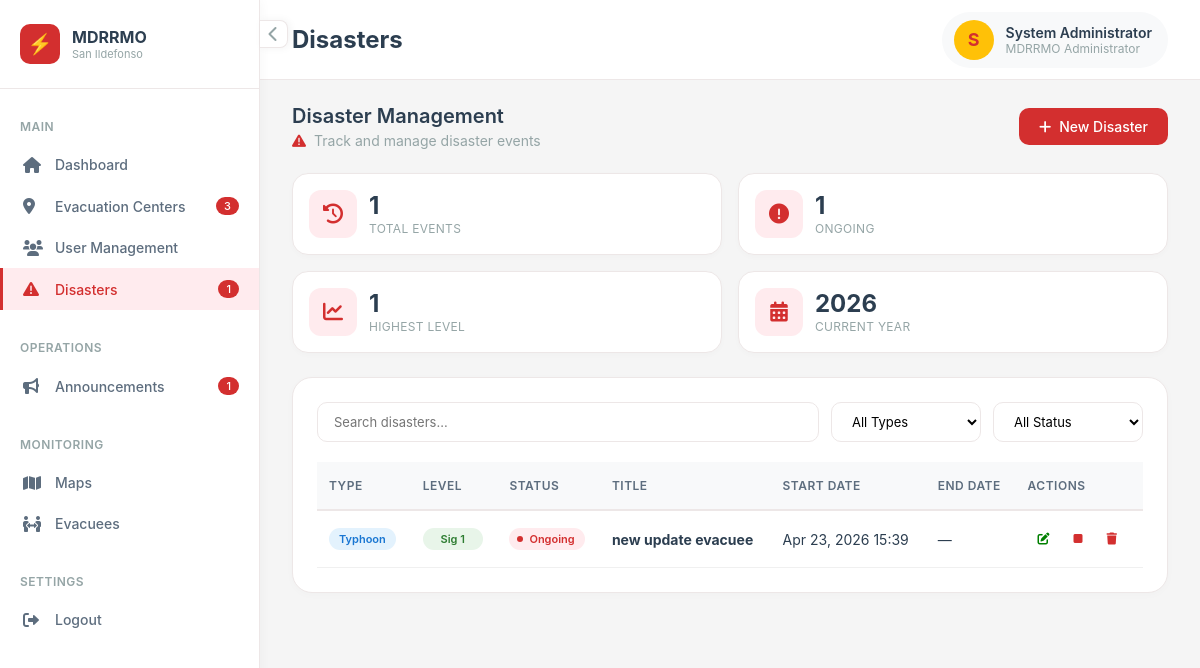
Page /admin/disasters.php (signed in) on the committed database.
### tables this page shows
CREATE TABLE `users` (
  `id` int(10) UNSIGNED NOT NULL,
  `first_name` varchar(80) NOT NULL DEFAULT '',
  `last_name` varchar(80) NOT NULL DEFAULT '',
  `middle_name` varchar(80) DEFAULT NULL,
  `suffix` varchar(20) DEFAULT NULL,
  `full_name` varchar(255) GENERATED ALWAYS AS (trim(concat_ws(' ',`first_name`,coalesce(nullif(`middle_name`,''),NULL),`last_name`,coalesce(nullif(`suffix`,''),NULL)))) VIRTUAL,
  `email` varchar(150) NOT NULL,
  `contact_number` varchar(20) DEFAULT NULL,
  `birthday` date DEFAULT NULL COMMENT 'Date of birth — used to auto-compute age',
  `sex` enum('male','female','prefer_not_to_say') DEFAULT NULL COMMENT 'Biological sex of account owner',
  `password_hash` varchar(255) NOT NULL,
  `role` enum('citizen','admin','coordinator') NOT NULL DEFAULT 'citizen',
  `barangay_id` int(10) UNSIGNED NOT NULL,
  `house_number` varchar(50) NOT NULL,
  `is_email_verified` tinyint(1) NOT NULL DEFAULT 0,
  `otp_code_hash` varchar(255) DEFAULT NULL,
  `otp_expires_at` datetime DEFAULT NULL,
  `device_token` varchar(255) DEFAULT NULL,
  `device_fingerprint` varchar(255) DEFAULT NULL,
  `device_registered_at` datetime DEFAULT NULL,
  `is_device_trusted` tinyint(1) NOT NULL DEFAULT 0,
  `is_active` tinyint(1) NOT NULL DEFAULT 1,
  `created_at` datetime NOT NULL DEFAULT current_timestamp(),
  `updated_at` datetime NOT NULL DEFAULT current_timestamp() ON UPDATE current_timestamp()
);

CREATE TABLE `disasters` (
  `id` int(10) UNSIGNED NOT NULL,
  `type` enum('typhoon','flood','earthquake','heat','landslide','other') NOT NULL,
  `level` tinyint(3) UNSIGNED NOT NULL,
  `title` varchar(200) NOT NULL,
  `status` enum('planned','ongoing','resolved') NOT NULL DEFAULT 'planned',
  `description` text DEFAULT NULL,
  `started_at` datetime DEFAULT NULL,
  `ended_at` datetime DEFAULT NULL,
  `created_at` datetime NOT NULL DEFAULT current_timestamp(),
  `updated_at` datetime NOT NULL DEFAULT current_timestamp() ON UPDATE current_timestamp()
);

### pages/session.php (called while the page is built, shortened)
<?php
function current_user(): ?array
{
    static $cached = null;
    if ($cached !== null) {
        return $cached;
    }
    $pdo = db();
    $stmt = $pdo->prepare('SELECT u.*, b.name AS barangay_name, b.municipality, b.province
                           FROM users u
                           JOIN barangays b ON b.id = u.barangay_id
                           WHERE u.id = ? AND u.is_active = 1');
    $stmt->execute([$_SESSION['user_id']]);
    $cached = $stmt->fetch() ?: null;
    return $cached;
}
function require_login(?string $role = null): void
{
    $user = current_user();
}

### admin/disasters.php (the view, shortened to what this page needs)
<?php
require_once __DIR__ . '/../pages/session.php';
require_login('admin');
$pdo  = db();
$user = current_user();
$stmt = $pdo->query("SELECT * FROM disasters ORDER BY status = 'ongoing' DESC, level DESC, started_at DESC, id DESC");
$disasters = $stmt->fetchAll();
$ongoingCount = 0;
$totalDisasters = count($disasters);
$highestLevel = 0;
foreach ($disasters as $d) {
    if ($d['status'] === 'ongoing') $ongoingCount++;
    if ((int)$d['level'] > $highestLevel) $highestLevel = (int)$d['level'];
}
$_badgeCenters       = (int)$pdo->query("SELECT COUNT(*) FROM evacuation_centers")->fetchColumn();
$_badgeOngoing       = (int)$pdo->query("SELECT COUNT(*) FROM disasters WHERE status = 'ongoing'")->fetchColumn();
$_badgeAnnouncements = (int)$pdo->query("SELECT COUNT(*) FROM announcements")->fetchColumn();
?>
<!DOCTYPE html>
<html lang="en">
<head>
    <link rel="stylesheet" href="../asset/css/admin_disasters.css">
    <link rel="stylesheet" href="https://cdnjs.cloudflare.com/ajax/libs/font-awesome/6.0.0/css/all.min.css" />
</head>
<body>
    <div class="app-wrapper">
        <div class="sidebar-toggle-btn" id="sidebarToggleBtn">
            <i class="fas fa-chevron-left"></i>
        </div>
        <aside class="sidebar" id="sidebar">
            <div class="sidebar-header">
                <div class="sidebar-logo">
                    <div class="logo-image">
                    </div>
                    <div class="logo-text">
                        <h3>MDRRMO</h3>
                        <p>San Ildefonso</p>
                    </div>
                </div>
            </div>
            <div class="sidebar-content">
                <div class="sidebar-section">
                    <div class="sidebar-section-title">Main</div>
                    <ul class="sidebar-menu">
                        <li><a href="index.php" class="sidebar-link"><i class="fas fa-home"></i> <span>Dashboard</span></a></li>
                        <li><a href="centers.php" class="sidebar-link"><i class="fas fa-map-marker-alt"></i> <span>Evacuation Centers</span><?php if($_badgeCenters > 0): ?><span class="sidebar-badge"><?php echo $_badgeCenters; ?></span><?php endif; ?></a></li>
                        <li><a href="users.php" class="sidebar-link"><i class="fas fa-users"></i> <span>User Management</span></a></li>
                        <li><a href="disasters.php" class="sidebar-link active"><i class="fas fa-exclamation-triangle"></i> <span>Disasters</span><?php if($_badgeOngoing > 0): ?><span class="sidebar-badge"><?php echo $_badgeOngoing; ?></span><?php endif; ?></a></li>
                    </ul>
                </div>
                <div class="sidebar-section">
                    <div class="sidebar-section-title">Operations</div>
                    <ul class="sidebar-menu">
                        <li><a href="announcements.php" class="sidebar-link"><i class="fas fa-bullhorn"></i> <span>Announcements</span><?php if($_badgeAnnouncements > 0): ?><span class="sidebar-badge"><?php echo $_badgeAnnouncements; ?></span><?php endif; ?></a></li>
                    </ul>
                </div>
                <div class="sidebar-section">
                    <div class="sidebar-section-title">Monitoring</div>
                    <ul class="sidebar-menu">
                        <li><a href="maps.php" class="sidebar-link"><i class="fas fa-map"></i> <span>Maps</span></a></li>
                        <li><a href="evacuees.php" class="sidebar-link"><i class="fas fa-people-arrows"></i> <span>Evacuees</span></a></li>
                    </ul>
                </div>
                <div class="sidebar-section">
                    <div class="sidebar-section-title">Settings</div>
                    <ul class="sidebar-menu">
                        <li><a href="../pages/logout.php" class="sidebar-link"><i class="fas fa-sign-out-alt"></i> <span>Logout</span></a></li>
                    </ul>
                </div>
            </div>
        </aside>
        <main class="main-content" id="mainContent">
            <div class="top-nav">
                <div class="page-title">
                    <h1>Disasters</h1>
                </div>
                <div class="user-menu">
                    <div class="user-profile">
                        <div class="user-avatar">
                            <?php echo strtoupper(substr($user['full_name'] ?? 'A', 0, 1)); ?>
                        </div>
                        <div class="user-info">
                            <span class="user-name"><?php echo htmlspecialchars($user['full_name'] ?? 'Admin'); ?></span>
                            <span class="user-role">MDRRMO Administrator</span>
                        </div>
                    </div>
                </div>
            </div>
            <div class="dashboard">
                <div class="page-header">
                    <div class="page-header-left">
                        <h2>Disaster Management</h2>
                        <p>
                            <i class="fas fa-exclamation-triangle" style="color: var(--primary-red);"></i>
                            Track and manage disaster events
                        </p>
                    </div>
                    <a href="disaster_edit.php" class="btn-primary">
                        <i class="fas fa-plus"></i> New Disaster
                    </a>
                </div>
                <div class="stats-row">
                    <div class="stat-card">
                        <div class="stat-icon"><i class="fas fa-history"></i></div>
                        <div class="stat-content">
                            <div class="stat-value"><?php echo $totalDisasters; ?></div>
                            <div class="stat-label">Total Events</div>
                        </div>
                    </div>
                    <div class="stat-card">
                        <div class="stat-icon"><i class="fas fa-exclamation-circle" style="color: var(--primary-red);"></i></div>
                        <div class="stat-content">
                            <div class="stat-value"><?php echo $ongoingCount; ?></div>
                            <div class="stat-label">Ongoing</div>
                        </div>
                    </div>
                    <div class="stat-card">
                        <div class="stat-icon"><i class="fas fa-chart-line"></i></div>
                        <div class="stat-content">
                            <div class="stat-value"><?php echo $highestLevel; ?></div>
                            <div class="stat-label">Highest Level</div>
                        </div>
                    </div>
                    <div class="stat-card">
                        <div class="stat-icon"><i class="fas fa-calendar-alt"></i></div>
                        <div class="stat-content">
                            <div class="stat-value"><?php echo date('Y'); ?></div>
                            <div class="stat-label">Current Year</div>
                        </div>
                    </div>
                </div>
                <div class="card">
                    <?php if ($disasters): ?>
                    <div class="filter-bar">
                        <input type="text" class="filter-input" placeholder="Search disasters..." id="searchInput">
                        <select class="filter-select" id="typeFilter">
                            <option value="">All Types</option>
                        </select>
                        <select class="filter-select" id="statusFilter">
                            <option value="">All Status</option>
                        </select>
                    </div>
                    <?php endif; ?>
                    <?php if (!$disasters): ?>
                        <div class="empty-state-small">
                            <i class="fas fa-exclamation-triangle"></i>
                            <p>No disasters have been recorded yet.</p>
                            <a href="disaster_edit.php" class="btn-primary">
                                <i class="fas fa-plus"></i> Record First Disaster
                            </a>
                        </div>
                    <?php else: ?>
                        <div class="table-container">
                            <table class="table" id="disastersTable">
                                <thead>
                                    <tr>
                                        <th>Type</th>
                                        <th>Level</th>
                                        <th>Status</th>
                                        <th>Title</th>
                                        <th>Start Date</th>
                                        <th>End Date</th>
                                        <th>Actions</th>
                                    </tr>
                                </thead>
                                <tbody>
                                    <?php foreach ($disasters as $d):
                                        $type = strtolower($d['type']);
                                        $typeClass = 'type-others';
                                        if ($type === 'typhoon') $typeClass = 'type-typhoon';
                                        else if ($type === 'flood') $typeClass = 'type-flood';
                                        else if ($type === 'earthquake') $typeClass = 'type-earthquake';
                                        else if ($type === 'fire') $typeClass = 'type-fire';
                                        else if ($type === 'landslide') $typeClass = 'type-landslide';
                                        $level = (int)$d['level'];
                                        $levelClass = 'level-1';
                                        $status = $d['status'];
                                        $statusClass = 'status-' . $status;
                                        $startDate = date('M d, Y H:i', strtotime($d['started_at']));
                                        $endDate = $d['ended_at'] ? date('M d, Y H:i', strtotime($d['ended_at'])) : '—';
                                    ?>
                                        <tr>
                                            <td>
                                                <span class="type-badge <?php echo $typeClass; ?>">
                                                    <?php echo htmlspecialchars(ucfirst($d['type'])); ?>
                                                </span>
                                            </td>
                                            <td>
                                                <span class="level-indicator <?php echo $levelClass; ?>">
                                                    Sig <?php echo $level; ?>
                                                </span>
                                            </td>
                                            <td>
                                                <span class="status-badge <?php echo $statusClass; ?>">
                                                    <?php echo htmlspecialchars(ucfirst($status)); ?>
                                                </span>
                                            </td>
                                            <td><strong><?php echo htmlspecialchars($d['title']); ?></strong></td>
                                            <td><?php echo $startDate; ?></td>
                                            <td><?php echo $endDate; ?></td>
                                            <td>
                                                <a href="disaster_edit.php?id=<?php echo (int)$d['id']; ?>" class="action-btn">
                                                    <i class="fas fa-edit"></i>
                                                </a>
                                                <?php if ($status === 'ongoing'): ?>
                                                    <a href="end_disaster.php?id=<?php echo (int)$d['id']; ?>" class="action-btn" style="color: var(--primary-red);" onclick="return confirm('End this disaster?')">
                                                        <i class="fas fa-stop"></i>
                                                    </a>
                                                <?php endif; ?>
                                                <?php
                                                $chk = $pdo->prepare("SELECT COUNT(*) FROM announcements WHERE disaster_id = ?");
                                                $chk->execute([$d['id']]);
                                                $hasLinked = $chk->fetchColumn() > 0;
                                                ?>
                                                <a href="<?php echo $hasLinked ? '#' : 'disaster_delete.php?id='.(int)$d['id']; ?>"
                                                class="action-btn"
                                                style="color: #D32F2F;"
                                                onclick="<?php if ($hasLinked): ?>
                                                    alert('Unable to Delete Disaster\n\nThis disaster is still linked to one or more announcements.\nPlease remove the associated announcements before deleting this disaster.'); return false;
                                                <?php else: ?>
                                                    return confirm('Delete this disaster?');
                                                <?php endif; ?>">
                                                    <i class="fas fa-trash"></i>
                                                </a>
                                            </td>
                                        </tr>
                                    <?php endforeach; ?>
                                </tbody>
                            </table>
                        </div>
                    <?php endif; ?>
                </div>
            </div>
        </main>
    </div>
</body>
</html>

### rows in the picture
users: full_name "S", full_name "System Administrator"
disasters: level "1", type "Typhoon", status "Ongoing", title "new update evacuee", started_at "Apr 23, 2026 15:39", ended_at "—"

### other values in the picture
$_badgeCenters "3"
$_badgeOngoing "1"
$_badgeAnnouncements "1"
$totalDisasters "1"
$ongoingCount "1"
